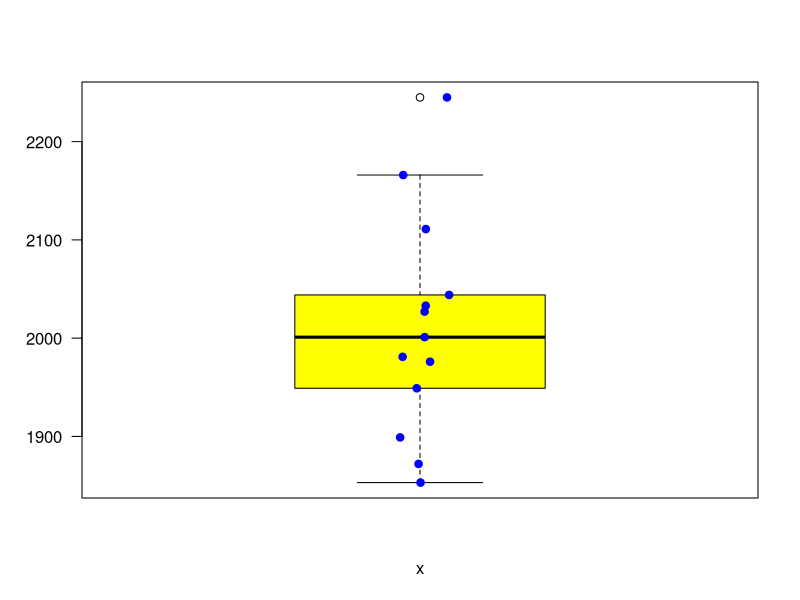

Generate this figure with R:
print('file: A1-EdelweissTransparentBoxplot.R')
# transparent boxplot: Edelweiss data
x = c(1853,1872,1899,1949,1976,1981,2001,2027,2033,2044,2111,2166,2245)
# png('EdelweissTransparentBoxplot220306.png',width=16,height=16,units='cm',res=300)
boxplot(x,col='yellow',las=1,xlab='x')
L = length(x)
set.seed(1953) # set seed for random number generators
jitter = runif(L,1-0.05,1+0.05)
points(jitter,x,col='blue',lwd=4,cex=0.6)
# dev.off()
# ----------------------------------------------------------------
# Remarks:
# In boxplot(), choose a light color (here: yellow) making the box 'transparent'.
# Add some noise ('jitter', random numbers from a uniform distribution) in the horizontal
#   in order to avoid overlap between equal or similar data points.
# set.seed()   set seed for random number generators -> reproducible (idential) sequence
#                 of pseudo-random numbers; useful when teaching and students obtain identical
#                 results on their own computers
# runif(L,1-0.05,1+0.05)   generate L random numbers from the uniform distribution with
#                             limits 1-0.05 and 1+0.05
# ----------------------------------------------------------------
